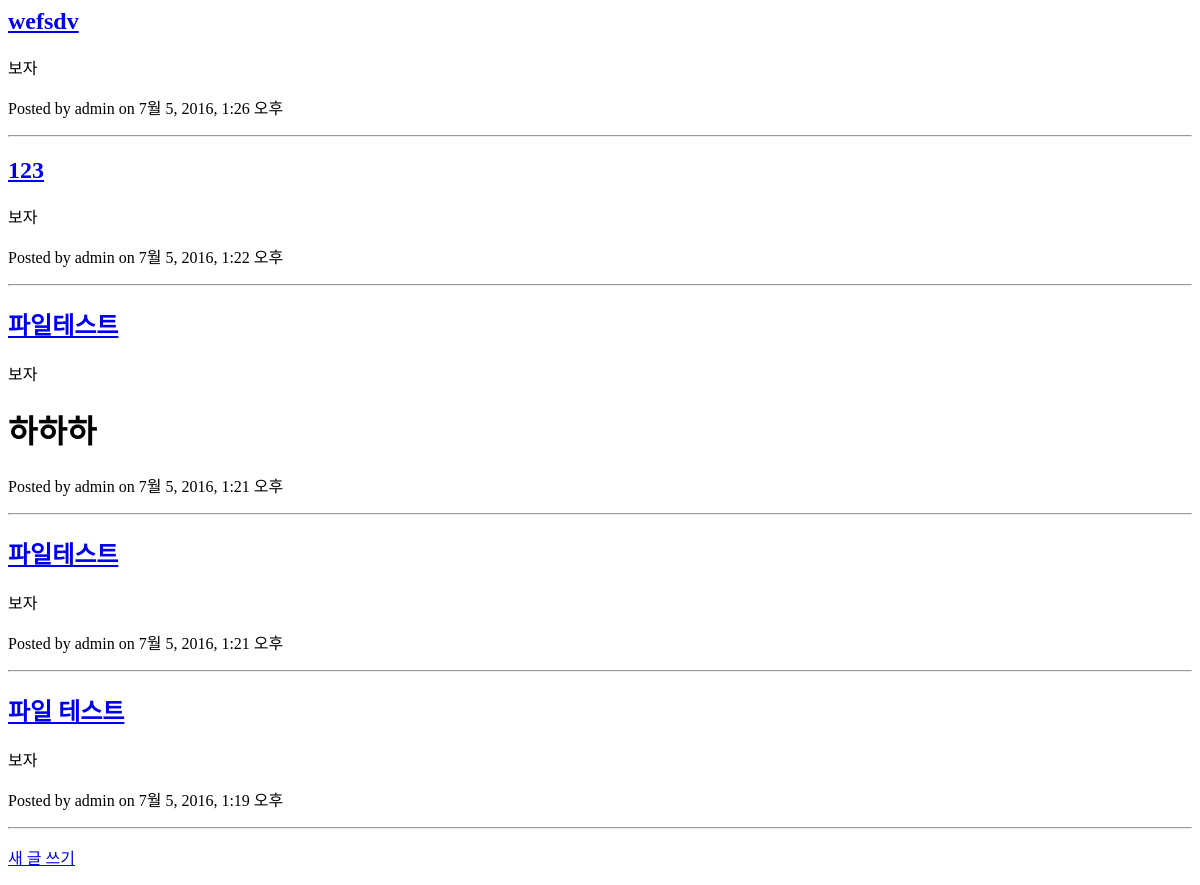
The page /list/ on the database as committed earlier.
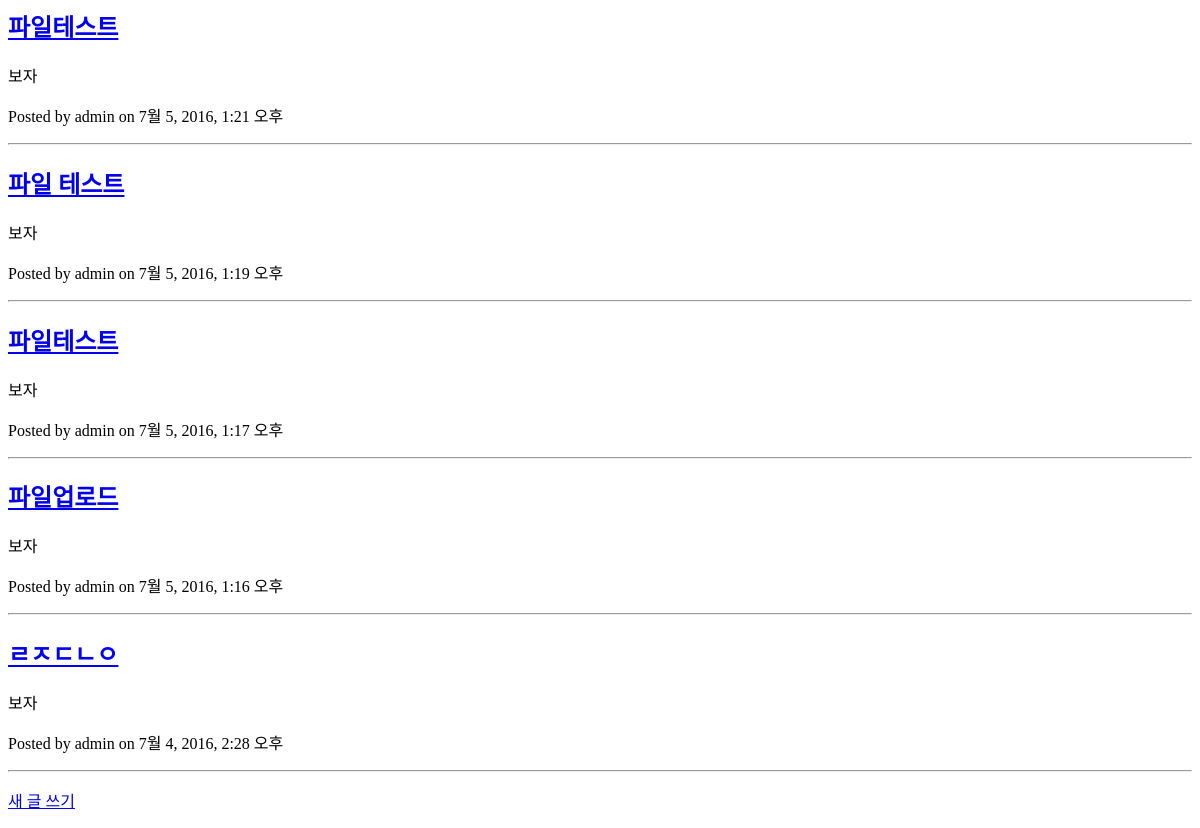
The same page on the database as committed later.
### blog/models.py (models this page shows, shortened)
class Post(models.Model):
    user = models.ForeignKey(settings.AUTH_USER_MODEL)
    title = models.CharField(max_length=500, null=False, blank=False)
    content = models.TextField(null=False, blank=False)
    created_date = models.DateTimeField(auto_now_add=True)
    updated_date = models.DateTimeField(auto_now=True)
    status = models.BooleanField(default=True)
    read_count = models.PositiveIntegerField(default=0)
    category = models.ForeignKey('Category', null=True, blank=True) #TODO 카테고리 null false로 하기
    tags = models.ManyToManyField('Tag', null=True, blank=True)
    class Meta:
        ordering = ['-created_date', '-pk']

### blog/views.py (the view)
# urls.py: url(r'^list/$', views.post_list, name='list'),
def post_list(request):
    per_page = 5
    request_page = request.GET.get('page', 1)
    posts = Post.objects.all()
    pagignator = Paginator(posts, per_page)
    try:
        paged_posts = pagignator.page(request_page)
    except PageNotAnInteger:
        paged_posts = pagignator.page(1)
    except EmptyPage:
        paged_posts = []
    ctx = {
        'posts' : paged_posts,
    }
    return render(request, 'blog/post_list.html', ctx)

### blog/templatetags/markdown_filter.py (called while the page is built)
@register.filter
def render_markdown(text):
    return markdown.markdown(text, safe_mode='escape')

### blog/templates/blog/post_list.html (shortened to what this page needs)
{% load bootstrap3 %}
    {% for post in posts %}
        <div class="post-preview">
            <h2 class="post-title"><a href="{% url 'blog:detail' pk=post.pk %}">{{ post.title }}</a></h2>
            {% include 'blog/post_contents.html' %}
            <p class="post-meta">Posted by {{ post.user }} on {{ post.created_date }} </p>
        </div>
        <hr>
        {% empty %}
        <p>게시물이 없습니다.</p>
    {% endfor %}
    <p>
        <a href="{% url 'blog:write' %}">새 글 쓰기</a>
    </p>

### blog/templates/blog/post_contents.html
{% load markdown_filter %}
    <div>{{ post.content|render_markdown|safe }}</div>

Rows that differ between the two databases and show on the page:
removed Post: title "wefsdv", content|render_markdown "보자", user "admin", created_date "7월 5, 2016, 1:26 오후"
removed Post: title "123", content|render_markdown "보자", user "admin", created_date "7월 5, 2016, 1:22 오후"
removed Post: title "파일테스트", content|render_markdown "보자 하하하", user "admin", created_date "7월 5, 2016, 1:21 오후"
now on this page (row unchanged): Post: title "파일테스트", content|render_markdown "보자", user "admin", created_date "7월 5, 2016, 1:17 오후"
now on this page (row unchanged): Post: title "파일업로드", content|render_markdown "보자", user "admin", created_date "7월 5, 2016, 1:16 오후"
now on this page (row unchanged): Post: title "ㄹㅈㄷㄴㅇ", content|render_markdown "보자", user "admin", created_date "7월 4, 2016, 2:28 오후"
